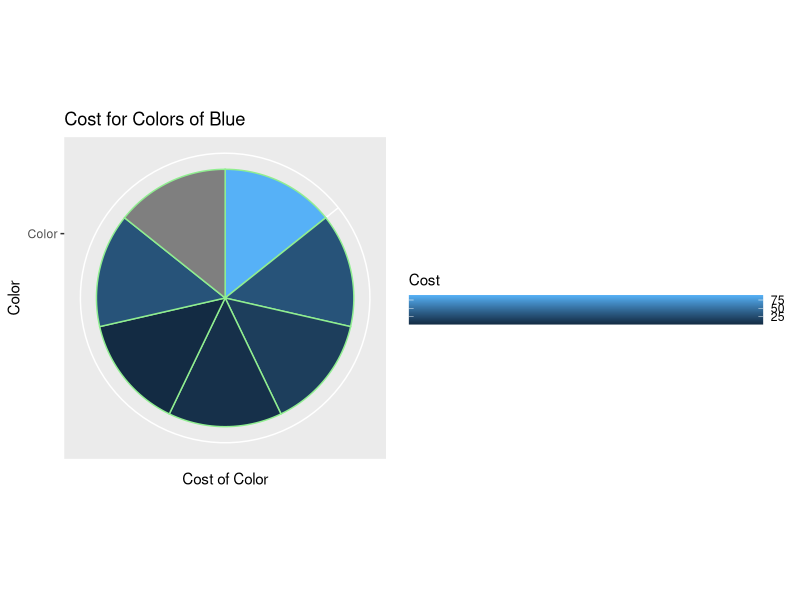
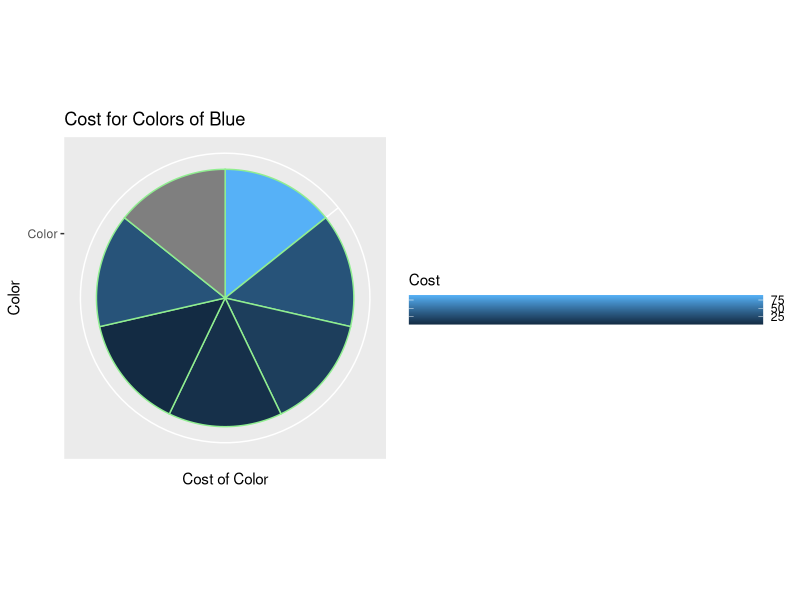

Generate these figures, in order, with R:
## ---- chunk 1
library(tidyverse)
## ---- chunk 2
bad_plot_df <- read_csv("badplot.csv", 
                        show_col_types = FALSE, 
                        col_names = c("Color", "Cost") 
)
## ---- chunk 3
ggplot(bad_plot_df, aes(x="Color", y="Cost", fill=Cost)) +
  geom_bar(stat="identity", width=1, color="light green") +
    coord_polar("y", start=0) +
  xlab(label = "Color") + ylab(label = "Cost of Color") +
  ggtitle(label = "Cost for Colors of Blue") +
    theme(legend.key.width = unit(9, 'cm')) +
  theme(legend.key.height = unit(0.15, 'cm'))

ggsave("bad_plot.png", dpi=300, height = 8, width = 11, units = "in")
